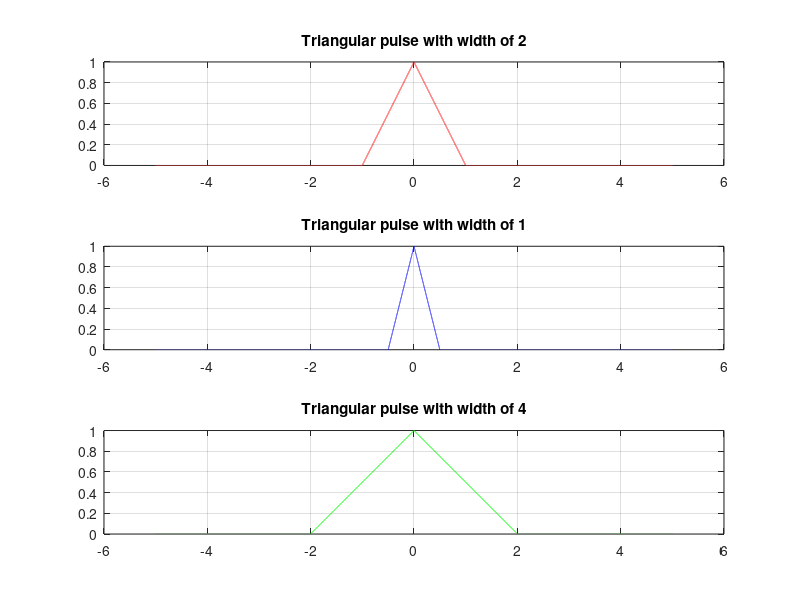

The MATLAB script that drew this image:
clc;
clear;
close all;

%{Scaling a trianguler pulse signal%}

t = -5:0.0001:5;
x = tripuls (t ,2) ;
subplot (3 ,1 ,1)
plot(t ,x ,'r') , grid on;
title ('Triangular pulse with width of 2')

t1 = 2* t ;
x1 = tripuls (t1 ,2) ;
subplot (3 ,1 ,2)
plot(t ,x1 ,'b') , grid on;
title ('Triangular pulse with width of 1')

t3 = 1/2* t;
x3 = tripuls (t3 ,2) ;
subplot (3 ,1 ,3)
plot(t ,x3 ,'g') , grid on;
title ('Triangular pulse with width of 4')